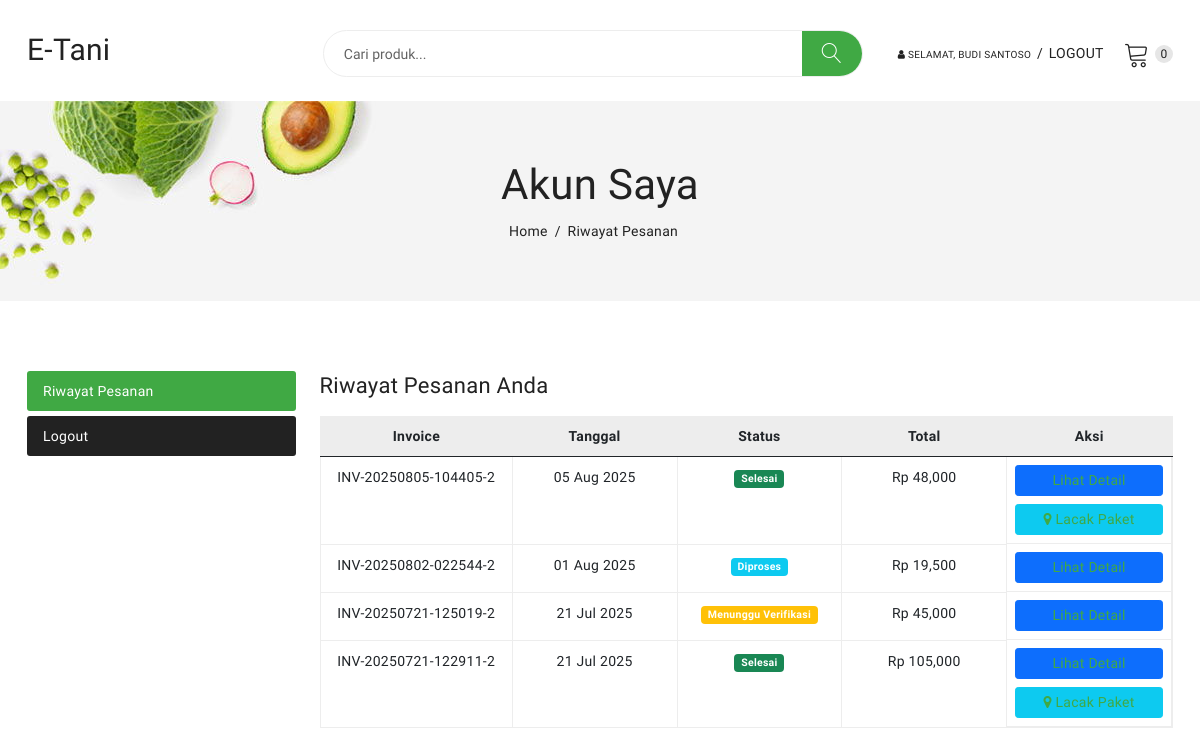
The app's page /akun.php (signed in), older data.
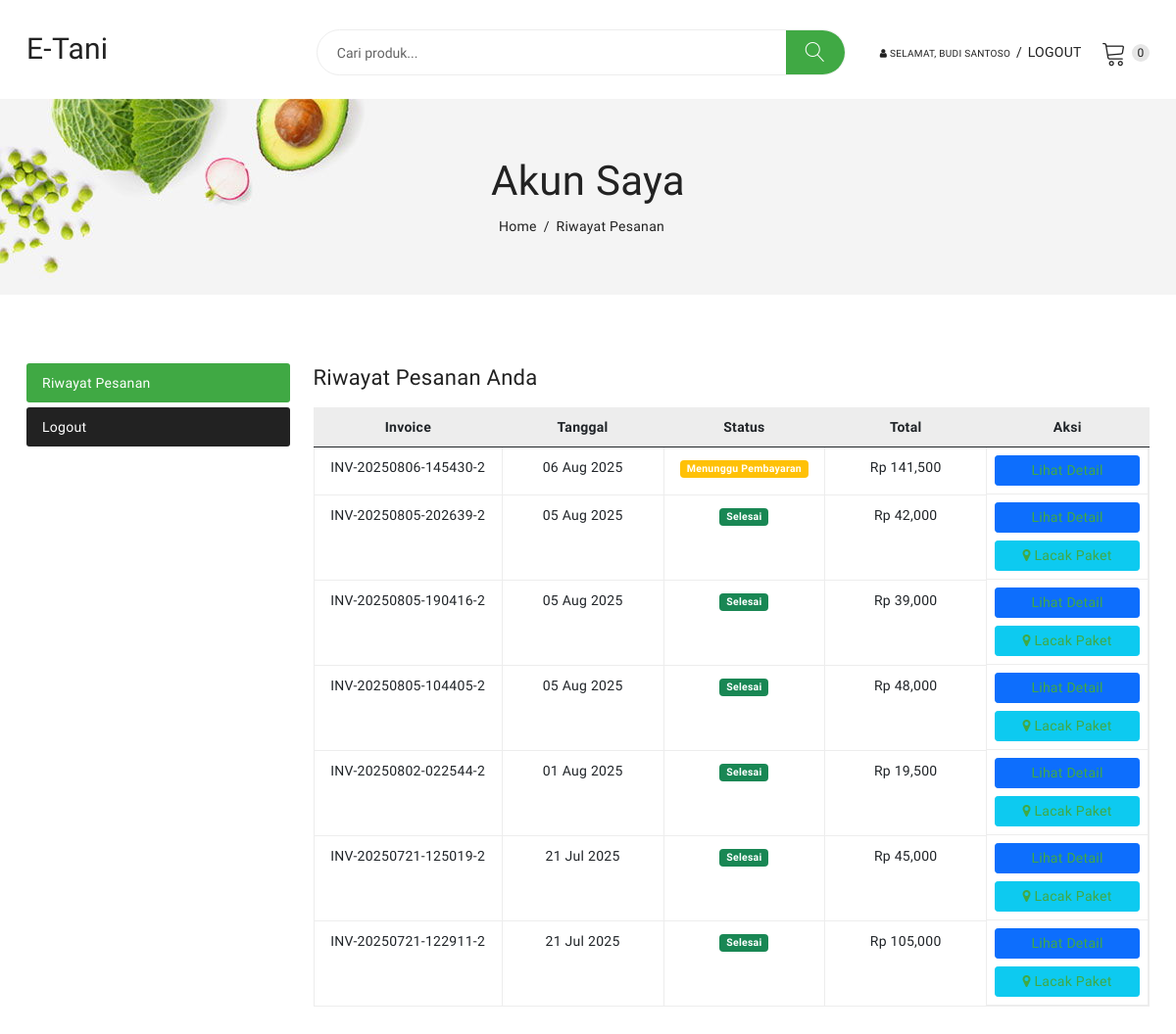
The same page, newer data.
### tables this page shows
CREATE TABLE `pesanan` (
  `id_pesanan` int(11) NOT NULL,
  `kode_invoice` varchar(50) NOT NULL,
  `id_pembeli` int(11) NOT NULL,
  `id_kurir` int(11) DEFAULT NULL,
  `alamat_pengiriman` text NOT NULL,
  `total_bayar` decimal(12,0) NOT NULL,
  `ongkir` decimal(10,0) NOT NULL,
  `tgl_pesan` timestamp NOT NULL DEFAULT current_timestamp(),
  `status_pesanan` enum('Menunggu Pembayaran','Menunggu Verifikasi','Diproses','Dikirim','Selesai','Dibatalkan') NOT NULL DEFAULT 'Menunggu Pembayaran',
  `metode_pembayaran` varchar(50) DEFAULT NULL,
  `bukti_bayar` varchar(255) DEFAULT NULL,
  `tgl_bayar` datetime DEFAULT NULL,
  `bukti_sampai` varchar(255) DEFAULT NULL,
  `biaya_admin` int(11) NOT NULL COMMENT 'Biaya admin layanan untuk penyedia layanan'
);

### akun.php (the view, shortened to what this page needs)
<?php
include 'header.php';
$id_pembeli = $_SESSION['pembeli_id'];
$query_pesanan = $con->query("SELECT * FROM pesanan WHERE id_pembeli = '$id_pembeli' ORDER BY tgl_pesan DESC");
?>
    <div class="breadcrumbs_area">
        <div class="container">
            <div class="row">
                <div class="col-12">
                    <div class="breadcrumb_content">
                        <h3>Akun Saya</h3>
                        <ul>
                            <li><a href="index.php">Home</a></li>
                            <li>Riwayat Pesanan</li>
                        </ul>
                    </div>
                </div>
            </div>
        </div>
    </div>
    <section class="main_content_area">
        <div class="container">
            <div class="account_dashboard_area">
                <div class="row">
                    <div class="col-sm-12 col-md-3 col-lg-3">
                        <div class="dashboard_tab_button">
                            <ul role="tablist" class="nav flex-column dashboard-list">
                                <li><a href="#orders" data-bs-toggle="tab" class="nav-link active">Riwayat Pesanan</a></li>
                                <li><a href="logout.php" class="nav-link">Logout</a></li>
                            </ul>
                        </div>
                    </div>
                    <div class="col-sm-12 col-md-9 col-lg-9">
                        <div class="tab-content dashboard_content">
                            <div class="tab-pane fade show active" id="orders" >
                                <h3>Riwayat Pesanan Anda</h3>
                                <div class="table-responsive">
                                    <table class="table">
                                        <thead>
                                            <tr>
                                                <th>Invoice</th>
                                                <th>Tanggal</th>
                                                <th>Status</th>
                                                <th>Total</th>
                                                <th>Aksi</th>
                                            </tr>
                                        </thead>
                                        <tbody>
                                            <?php if ($query_pesanan->num_rows > 0): ?>
                                                <?php while ($pesanan = $query_pesanan->fetch_assoc()):
                                                    $status = $pesanan['status_pesanan'];
                                                    if ($status == 'Menunggu Pembayaran' || $status == 'Menunggu Verifikasi') {
                                                        $badge_color = 'bg-warning';
                                                    } elseif ($status == 'Diproses' || $status == 'Dikirim') {
                                                        $badge_color = 'bg-info';
                                                    } elseif ($status == 'Selesai') {
                                                        $badge_color = 'bg-success';
                                                    } else {
                                                        $badge_color = 'bg-danger';
                                                    }
                                                ?>
                                                <tr>
                                                    <td><?= $pesanan['kode_invoice']; ?></td>
                                                    <td><?= date("d M Y", strtotime($pesanan['tgl_pesan'])); ?></td>
                                                    <td><span class="badge <?= $badge_color; ?>"><?= $status; ?></span></td>
                                                    <td>Rp <?= number_format($pesanan['total_bayar']); ?></td>
                                                    <td class="d-flex flex-column gap-2">
                                                        <a href="detail_pesanan_pembeli.php?invoice=<?= $pesanan['kode_invoice']; ?>" class="btn btn-primary btn-sm">Lihat Detail</a>
                                                        <?php
                                                        if ($pesanan['status_pesanan'] == 'Dikirim' || $pesanan['status_pesanan'] == 'Selesai') :
                                                        ?>
                                                            <a href="lacak_pesanan.php?invoice=<?= $pesanan['kode_invoice']; ?>" class="btn btn-info btn-sm">
                                                                <i class="fa fa-map-marker"></i> Lacak Paket
                                                            </a>
                                                        <?php endif; ?>
                                                    </td>
                                                </tr>
                                                <?php endwhile; ?>
                                            <?php else: ?>
                                                <tr>
                                                    <td colspan="5" class="text-center">Anda belum memiliki riwayat pesanan.</td>
                                                </tr>
                                            <?php endif; ?>
                                        </tbody>
                                    </table>
                                </div>
                            </div>
                        </div>
                    </div>
                </div>
            </div>
        </div>
    </section>
<?php
include 'footer.php';
?>

### header.php (shortened to what this page needs)
<!doctype html>
<html class="no-js" lang="en">
<head>
    <link rel="stylesheet" href="assets/css/bootstrap.min.css">
    <link rel="stylesheet" href="assets/css/owl.carousel.min.css">
    <link rel="stylesheet" href="assets/css/slick.css">
    <link rel="stylesheet" href="assets/css/magnific-popup.css">
    <link rel="stylesheet" href="assets/css/font.awesome.css">
    <link rel="stylesheet" href="assets/css/ionicons.min.css">
    <link rel="stylesheet" href="assets/css/linearicons.css">
    <link rel="stylesheet" href="assets/css/animate.css">
    <link rel="stylesheet" href="assets/css/jquery-ui.min.css">
    <link rel="stylesheet" href="assets/css/slinky.menu.css">
    <link rel="stylesheet" href="assets/css/plugins.css">
    <link rel="stylesheet" href="assets/css/style.css">
    <link rel="stylesheet" href="https://unpkg.com/leaflet@1.9.4/dist/leaflet.css" />
</head>
<body>
   <header>
        <div class="main_header">
            <div class="header_middle">
                <div class="container">
                    <div class="row align-items-center">
                        <div class="col-lg-2 col-md-3 col-sm-3 col-3">
                            <div class="logo">
                                <a href="index.php"><h3>E-Tani</h3></a>
                            </div>
                        </div>
                        <div class="col-lg-10 col-md-6 col-sm-7 col-8">
                            <div class="header_right_info">
                                <div class="search_container mobail_s_none">
                                   <form action="index.php" method="get">
                                        <div class="search_box">
                                            <input name="q" placeholder="Cari produk..." type="text" value="<?= htmlspecialchars($_GET['q'] ?? '') ?>">
                                             <button type="submit"><span class="lnr lnr-magnifier"></span></button>
                                        </div>
                                    </form>
                                </div>
                                <div class="header_account_area">
                                    <div class="header_account_list register">
                                        <?php if (isset($_SESSION['pembeli_id'])) : ?>
                                            <ul>
                                                <li style="font-size: 10px;">
                                                    <a href="akun.php">
                                                        <i class="fa fa-user"></i>
                                                        Selamat, <?= htmlspecialchars($_SESSION['pembeli_nama']); ?>
                                                    </a>
                                                </li>
                                                <li><span>/</span></li>
                                                <li><a href="logout.php">Logout</a></li>
                                            </ul>
                                        <?php endif; ?>
                                    </div>
                                    <div class="header_account_list  mini_cart_wrapper">
                                        <a href="keranjang.php"><span class="lnr lnr-cart"></span><span class="item_count">0</span></a>
                                    </div>
                                </div>
                            </div>
                        </div>
                    </div>
                </div>
            </div>
        </div>
    </header>

### footer.php (shortened to what this page needs)
</body>
</html>

Row changes from the older to the newer data that the page shows:
added pesanan: kode_invoice "INV-20250806-145430-2", tgl_pesan "06 Aug 2025", status_pesanan "Menunggu Pembayaran", total_bayar "141,500"
added pesanan: kode_invoice "INV-20250805-202639-2", tgl_pesan "05 Aug 2025", status_pesanan "Selesai", total_bayar "42,000"
added pesanan: kode_invoice "INV-20250805-190416-2", tgl_pesan "05 Aug 2025", status_pesanan "Selesai", total_bayar "39,000"
changed pesanan "INV-20250802-022544-2": status_pesanan "Diproses" → "Selesai"; now shows "Lacak Paket"
changed pesanan "INV-20250721-125019-2": status_pesanan "Menunggu Verifikasi" → "Selesai"; now shows "Lacak Paket"
